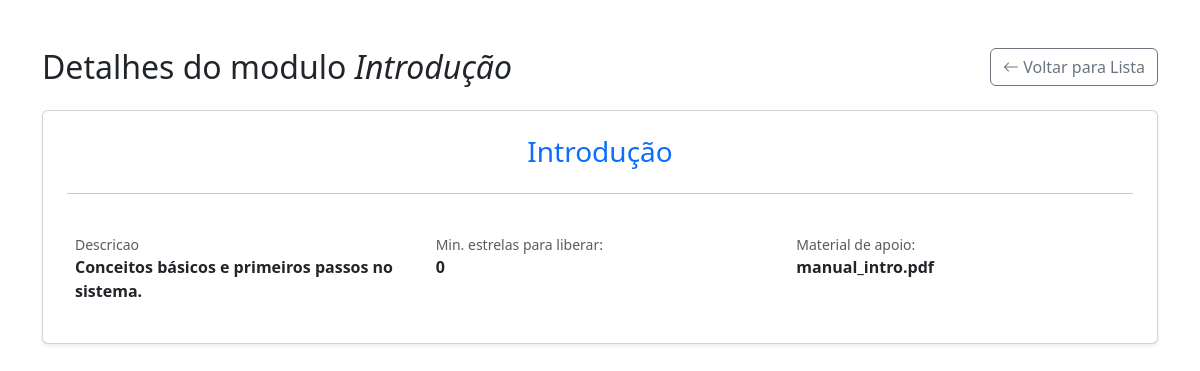
The page /modulos/modulo?id=1 on the database its author committed.
### tables this page shows
create table if not exists modulos(
    id_modulo INT AUTO_INCREMENT PRIMARY KEY,
    nome CHAR(50) NOT NULL,
    descricao VARCHAR(2000) NOT NULL,
    min_estrelas_liberacao INT(3) NOT NULL,
    material_apoio VARCHAR(200) NOT NULL
);

### app/controllers/ModuloController.php (called while the page is built, shortened)
<?php
class ModuloController extends Controller{
    private ModuloService $moduloService;
    public function __construct()
    {
        $this->moduloService = new ModuloService();
    }
    public function listarModulo(){
        $id = $_GET['id'];
        $data['modulo'] = $this->moduloService->getModuloById($id);
        $this->view('modulos/modulos_show', $data);
    }
}

### app/core/Router.php (called while the page is built, shortened)
<?php
class Router
{
    private array $routes = [];
    public function get($route, $action){
        $this->routes[] = [
            'method' => 'get',
            'route' => $route,
            'action' => $action
        ];
    }
    public function post($route, $action){
        $this->routes[] = [
            'method' => 'post',
            'route' => $route,
            'action' => $action
        ];
    }
    public function run()
    {
        $uri  = parse_url($_SERVER['REQUEST_URI'], PHP_URL_PATH);
        $method = strtolower($_SERVER['REQUEST_METHOD']);
        foreach ($this->routes as $route) {
            if ($route['route'] == $uri && $route['method'] == $method) {
                return $this->dispatch($route);
            }
        }
        exit('Rota não encontrada');
    }
    public function dispatch($route){
        list($controller, $method) = explode('@', $route['action']);
        $controller = new $controllerClass;
        $controller->$method();
    }
}

### public/index.php (called while the page is built, shortened)
<?php
require_once __DIR__ . '/../app/core/Autoload.php';
$router = new Router();
$router->get('/', 'ModuloController@listarTodos');
$router->get('/modulos', 'ModuloController@listarTodos');
$router->get('/modulos/modulo', 'ModuloController@listarModulo');
$router->get('/modulos/cadastrar', 'ModuloController@criar');
$router->post('/modulos/salvar', 'ModuloController@salvar');
$router->get('/modulos/editar', 'ModuloController@editar');
$router->post('/modulos/atualizar', 'ModuloController@atualizar');
$router->get('/modulos/excluir', 'ModuloController@excluir');
$router->get('/fases/cadastrar', 'FaseController@criar');
$router->post('/fases/salvar', 'FaseController@salvar');
$router->get('/fases/editar', 'FaseController@editar');
$router->post('/fases/atualizar', 'FaseController@atualizar');
$router->get('/fases/excluir', 'FaseController@excluir');
$router->run();

### app/repositories/ModuloRepository.php (called while the page is built, shortened)
<?php
class ModuloRepository{
    private PDO $connection;
    function __construct()
    {
        $this->connection = ConnectionFactory::getConnection();
    }
    public function getModuloById(int $id){
        $stm = $this->connection->prepare("SELECT * FROM modulos WHERE id_modulo = :id");
        $stm->bindValue('id', $id);
        $stm->execute();
        $modulo = $stm->fetch();
        return $modulo;
    }
}

### app/database/ConnectionFactory.php (called while the page is built, shortened)
<?php
class ConnectionFactory {
    private static ?PDO $connection = null;
    public static function getConnection(){
        if (self::$connection == null) {
            try {
                $dsn = "mysql:host=" . DB_HOST . ";dbname=" . DB_NAME ;
                self::$connection = self::createConnection($dsn);
            } catch(Exception $e){
                print("Não foi possível acessar o banco:  " . DB_NAME);
                print("<br>O erro foi: ". $e->getMessage());
                print("<br>Tentando inicializar o banco de dados...");
                $dsn = "mysql:host=" . DB_HOST;
                self::$connection = self::createConnection($dsn);
                $databaseInit = new DatabaseInitializer();
                $databaseInit->init(self::$connection);
                $dsn = "mysql:host=" . DB_HOST . ";dbname=" . DB_NAME ;
                self::$connection = self::createConnection($dsn);
            }
        }
        return self::$connection;
    }
    private static function createConnection(string $dsn){
        $connection = new PDO($dsn, DB_USER, DB_PASS);
        $connection->setAttribute(PDO::ATTR_ERRMODE, PDO::ERRMODE_EXCEPTION);
        $connection->setAttribute(PDO::ATTR_DEFAULT_FETCH_MODE, PDO::FETCH_ASSOC);
        return $connection;
    }
}

### app/services/ModuloService.php (called while the page is built, shortened)
<?php
class ModuloService{
    private ModuloRepository $repository;
    public function __construct()
    {
        $this->repository = new ModuloRepository();
    }
    public function getModuloById(int $id){
        return $this->repository->getModuloById($id);
    }
}

### app/core/Autoload.php (called while the page is built, shortened)
<?php
spl_autoload_register(function ($class) {
    $prefix = 'app\\';
    $baseDir = __DIR__ . '/../';
    if (str_starts_with($class, $prefix)) {
        $path = substr($class, strlen($prefix));
        $classFile = $baseDir .  str_replace('\\', '/', $path) . '.php';
    } else {
        throw new Exception("A classe {$class} não pode ser carregada");
    }
});

### app/views/modulos/modulos_show.php (the view, shortened to what this page needs)
<!DOCTYPE html>
<html lang="pt-br">
<head>
    <link href="https://cdn.jsdelivr.net/npm/bootstrap@5.3.3/dist/css/bootstrap.min.css" rel="stylesheet">
    <link href="https://cdn.jsdelivr.net/npm/bootstrap-icons/font/bootstrap-icons.css" rel="stylesheet">
</head>
<body>
    <div class="container py-5">
        <?php if (isset($modulo)): ?>
            <div class="d-flex justify-content-between align-items-center mb-4">
                <h2 class="mb-0">Detalhes do modulo <i><?= $modulo['nome'] ?></i></h2>
                <a href="<?= URL_BASE ?>/modulos" class="btn btn-outline-secondary">
                    <i class="bi bi-arrow-left"></i> Voltar para Lista
                </a>
            </div>
            <div class="card shadow-sm">
                <div class="card-body p-4">
                    <div class="row g-2">
                        <div class="col-12">
                            <div class="mb-3">
                                <h3 class="mb-0 text-primary text-center"><?= $modulo['nome'] ?></h3>
                            </div>
                            <hr class="my-4">
                            <div class="row g-3 ">
                                <div class="col-sm-4 p-3">
                                    <small class="text-muted d-block uppercase text-xs">Descricao</small>
                                    <span class="fw-bold"><?= $modulo['descricao'] ?? 'Não informada' ?></span>
                                </div>
                                <div class="col-sm-4 p-3">
                                    <small class="text-muted d-block uppercase text-xs">Min. estrelas para liberar:</small>
                                    <span class="fw-bold"><?= $modulo['min_estrelas_liberacao'] ?? 'Não informado' ?></span>
                                </div>
                                <div class="col-sm-4 p-3">
                                    <small class="text-muted d-block uppercase text-xs">Material de apoio:</small>
                                    <span class="fw-bold"><?= $modulo['material_apoio'] ?? 'Não informado' ?></span>
                                </div>
                            </div>
                        </div>
                    </div>
                </div>
            </div>
        <?php endif; ?>
    </div>
</body>
</html>

### rows shown on the page
modulos: nome "Introdução", descricao "Conceitos básicos e primeiros passos no sistema.", min_estrelas_liberacao "0", material_apoio "manual_intro.pdf"
